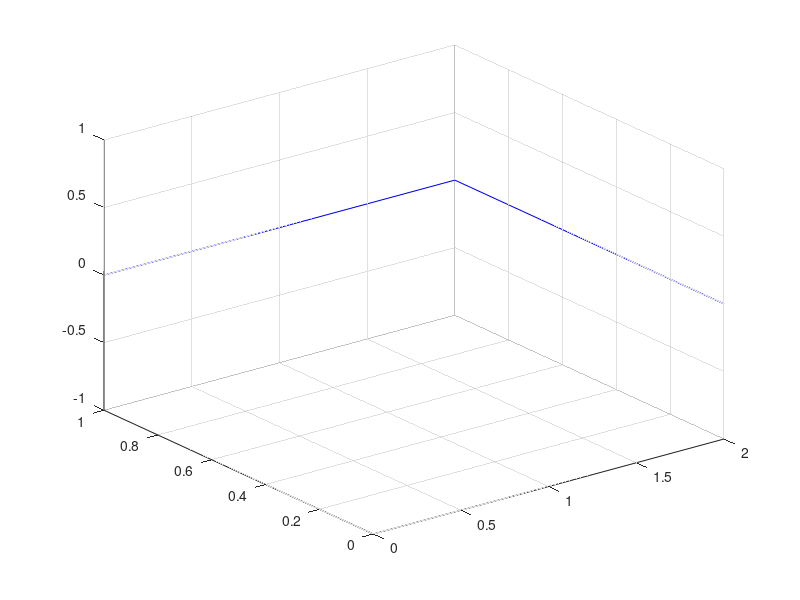

MATLAB code for this plot:
% ----------------------------------------------------------------------
% ejemplo de codigo para analisis de emparrillados usando a metodo matricial
% Ejecucion en GNU-Octave - Octubre 2019 - Jorge Perez Zerpa, Ignacio Suarez, Bruno Bouchard
% ----------------------------------------------------------------------

close all, clear all

l  = 2     ;  width = 0.05 ;

E  = 210e9 ; nu = 0.3   ;   P  = 4e3   ;


% modulo de corte
G = E/(2*(1+nu)) ;

% propiedades geometricas de seccion cuadrada
J = 0.141*width^4 ; I  = width^4/12 ; A  = width^2    ;

%         x    z      
Nodes = [ 0   l/2  ; ...
          l   l/2  ; ...
          l     0  ] ;

%        n1 n2 mat sec          
Conec = [ 1 2 ; ...
          2 3 ] ;

Angles = [ 0 -pi/2 ]' ;

fixeddofs = [ 1 2 3 7 ];

nelems = size( Conec,1);
nnodes = size( Nodes,1);

freedofs  = (1:(3*nnodes));
freedofs(fixeddofs) = [] ;

KG      = sparse( 3*nnodes, 3*nnodes ) ;
 
for i = 1:nelems

  alphay = Angles(i);  ca = cos(alphay); sa = sin(alphay);
  
  R = [ ca  0 -sa  0  0   0 ; ...
        0   1   0  0  0   0 ; ...
        sa  0  ca  0  0   0 ; ...
        0   0   0  ca 0 -sa ; ...
        0   0   0  0  1   0 ; ...
        0   0   0  sa 0  ca ] ;
  
  elemNodes = Conec( i,:);
  lelem     = norm( Nodes( elemNodes(2),:) - Nodes( elemNodes(1),:) ) ;
  
  KL = zeros(6,6);
  
  KL([1 4], [1 4])         = G*J/lelem * [ 1 -1 ; ...
                                          -1  1 ] ; 

   KL([2 3 5 6], [2 3 5 6]) = E*I * [ 12/(lelem^3)  6/(lelem^2) -12/(lelem^3)  6/(lelem^2) ; ...
                                      6/(lelem^2)  4/(lelem  )  -6/(lelem^2)  2/(lelem  ) ; ...
                                    -12/(lelem^3) -6/(lelem^2)  12/(lelem^3) -6/(lelem^2) ; ...
                                      6/(lelem^2)  2/(lelem  )  -6/(lelem^2)  4/(lelem  ) ] ;

  dofsElem = [ (elemNodes(1)*3-2):(elemNodes(1)*3) (elemNodes(2)*3-2):(elemNodes(2)*3) ] ;

  KG( dofsElem, dofsElem ) += R * KL * R' ;
end

FG      = zeros ( 3*nnodes, 1        ) ;
FG(8) = -P/2 ;

% imposicion de condiciones de contorno
KG(fixeddofs, :) = [] ; KG(:, fixeddofs) = [] ;
FG( fixeddofs  ) = [] ;

% resolucion de sistema
u = KG\FG ;
UG = zeros( 3*nnodes,1);
UG(freedofs ) = u 

%ploteo de parrillado
figure
hold on, grid on
diameterStructure = max(max( Nodes))  - min(min(Nodes)) ;
margen = 0.1 * diameterStructure ;

for i=1:nelems
  nodesElem = Conec(i,:) 
  p1 = Nodes( nodesElem(1),:) 
  p2 = Nodes( nodesElem(2),:) 
  plot3( [p1(1)  p2(1)], [p1(2)  p2(2)], [0 0] ,'b')
end
view(3)


